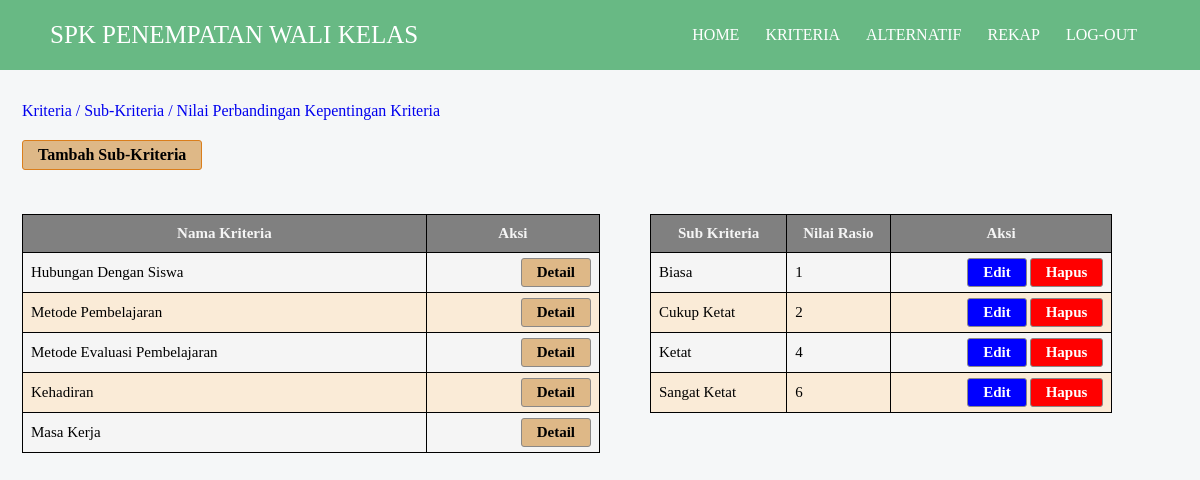
Page /admin/kelola-subkriteria1.php?id_kriteria=4 on the committed database.
### tables this page shows
CREATE TABLE `kriteria` (
  `id_kriteria` int(11) NOT NULL,
  `nama_kriteria` text DEFAULT NULL,
  `keterangan` text NOT NULL,
  `type` text NOT NULL,
  `bobot_prioritas` float NOT NULL
);

CREATE TABLE `detail_kriteria` (
  `id_dkriteria` int(11) NOT NULL,
  `id_kriteria` int(11) NOT NULL,
  `sub_kriteria` text NOT NULL,
  `nilai_rasio` int(11) NOT NULL
);

### admin/kelola-subkriteria1.php (the view, shortened to what this page needs)
<!DOCTYPE html>
<html lang="en">
<head>
    <link rel="stylesheet" href="../style/style.css">
</head>
<body>
<?php
include('../header.php');
?>
    <?php
    include('../fungsi.php');
    $data_kriteria = $mysqli->query("SELECT * FROM kriteria");
    $id_kriteria = $_GET['id_kriteria'];
    $user1 = $mysqli->query("SELECT detail_kriteria.id_dkriteria,detail_kriteria.id_kriteria, detail_kriteria.sub_kriteria, detail_kriteria.nilai_rasio, kriteria.keterangan, kriteria.id_kriteria FROM detail_kriteria, kriteria WHERE kriteria.id_kriteria=detail_kriteria.id_kriteria AND detail_kriteria.id_kriteria=$id_kriteria ");
    ?>
    <div class="isi">
        <a href="../admin/kelola-kriteria.php">Kriteria</a>
        <a href="../admin/kelola-subkriteria.php">/ Sub-Kriteria</a>
        <a href="../admin/perbandingan-bobot-kriteria.php">/ Nilai Perbandingan Kepentingan Kriteria</a>
        <br><span class="action_btn">
            <a href="../admin/form-tambah-subkriteria.php">Tambah Sub-Kriteria</a>
        </span>
    </div>
    <div class="isi">
        <table class="perbandingan" style="float: left; margin-right: 50px; margin-top:10px;">
            <thead>
                <tr>
                    <th>Nama Kriteria</th>
                    <th>Aksi</th>
                </tr>
            </thead>
            <tbody>
                <?php foreach ($data_kriteria as $kriteria) { ?>
                    <tr>
                        <td><?= $kriteria['keterangan']; ?></td>
                        <td>
                            <span class="action_btn1">
                                <a href="../admin/kelola-subkriteria1.php?id_kriteria=<?= $kriteria['id_kriteria']; ?>" style="background-color: #deb887; color: black;">Detail</a>
                            </span>
                        </td>
                    </tr>
                <?php } ?>
            </tbody>
        </table>
        <table class="table2">
            <thead>
                <tr>
                    <th> Sub Kriteria</th>
                    <th> Nilai Rasio</th>
                    <th> Aksi</th>
                </tr>
            </thead>
            <tbody>
                <?php
                foreach ($user1 as $kriteria) { ?>
                    <tr>
                        <td><?= $kriteria['sub_kriteria']; ?></td>
                        <td><?= $kriteria['nilai_rasio']; ?></td>
                        <td>
                            <span class="action_btn1">
                                <a href="../admin/form-edit-subK.php?id_dkriteria=<?= $kriteria['id_dkriteria']; ?>">Edit</a>
                                <a href="../admin/hapus-subkriteria.php?id_dkriteria=<?= $kriteria['id_dkriteria']; ?>"
                                onclick="return confirm('Anda yakin akan menghapus data sub-kriteria <?php echo $kriteria['sub_kriteria']; ?> ?')">Hapus</a>
                            </span>
                        </td>
                    </tr>
                <?php } ?>
            </tbody>
        </table>
    </div>
</body>
</html>

### header.php (shortened to what this page needs)
<header>
        <div class="logo">SPK Penempatan Wali Kelas</div>
        <nav>
            <ul>
                <li>
                    <a href="../admin/index.php" class="active">Home</a>
                </li>
                <li>
                    <a href="../admin/kelola-kriteria.php">Kriteria</a>
                </li>
                <li>
                    <a href="../admin/kelola-alternatif.php">Alternatif</a>
                </li>
                <li>
                    <a href="../admin/laporan.php">Rekap</a>
                </li>
                <li>
                    <a href="../logout.php">Log-Out</a>
                </li>
            </ul>
        </nav>
    </header>

### style/style.css (style rules this page uses)
* { margin: 0; padding: 0; font-family: "futura md bt"; text-decoration: none; list-style: none; box-sizing: border-box; }
body { background: #F5F7F8; }
header { background: #68B984; width: 100%; height: 70px; display: flex; align-items: center; justify-content: space-between; padding: 0 50px; }
header .logo { font-size: 25px; text-transform: uppercase; color: #fff; }
header nav ul { display: flex; }
header nav ul li a { display: inline-block; color: #fff; padding: 5px 0; margin: 0 10px; border: 3px solid transparent; text-transform: uppercase; transition: 0.2s; }
.isi { width: 100%; border: 2px solid transparent; padding: 0 20px; margin-top: 30px; }
.isi a { text-transform: capitalize; transition: 0.2s; }
.perbandingan { width: 50%; font-size: 15px; color: black; white-space: nowrap; border-collapse: collapse; }
.table2 { width: 40%; font-size: 15px; color: black; white-space: nowrap; border-collapse: collapse; margin-top: 10px; }
table { width: 100%; font-size: 15px; color: black; white-space: nowrap; border-collapse: collapse; }
table>thead { background-color: gray; color: #f5f5f5; }
table>thead th { padding: 10px 0; margin: 0 20px; }
table th, table td { border: 1px solid black; padding: 5px 8px; }
table>tbody>tr>td { width: 60px; height: 40px; }
table>tbody>tr { background-color: #f5f5f5; transition: 0.3s ease-in-out; }
table>tbody>tr:nth-child(even) { background-color: #faebd7; }
.action_btn { display: flex; gap: 3px; margin-top: 20px; }
.action_btn>a { text-decoration: none; color: black; border: 1px solid #da7e1c; display: inline-block; padding: 5px 15px; font-weight: bold; border-radius: 3px; transition: 0.5s ease-in-out; }
.action_btn>a:nth-child(1) { background: #deb887; }
.action_btn1 { display: flex; gap: 3px; justify-content: end; }
.action_btn1>a { text-decoration: none; color: white; border: 1px solid rgb(138, 136, 135); display: inline-block; padding: 5px 15px; font-weight: bold; border-radius: 3px; transition: 0.5s ease-in-out; }
.action_btn1>a:nth-child(1) { background: #0000ff; }
.action_btn1>a:nth-child(2) { background: #ff0000; }

### rows in the picture
kriteria: keterangan "Hubungan Dengan Siswa"
kriteria: keterangan "Metode Pembelajaran"
kriteria: keterangan "Metode Evaluasi Pembelajaran"
kriteria: keterangan "Kehadiran"
kriteria: keterangan "Masa Kerja"
detail_kriteria: sub_kriteria "Biasa", nilai_rasio "1"
detail_kriteria: sub_kriteria "Cukup Ketat", nilai_rasio "2"
detail_kriteria: sub_kriteria "Ketat", nilai_rasio "4"
detail_kriteria: sub_kriteria "Sangat Ketat", nilai_rasio "6"
